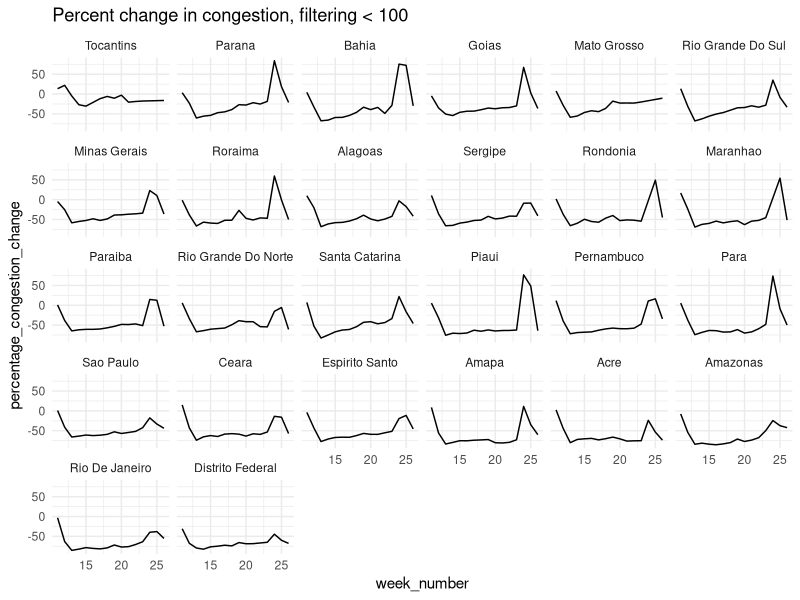
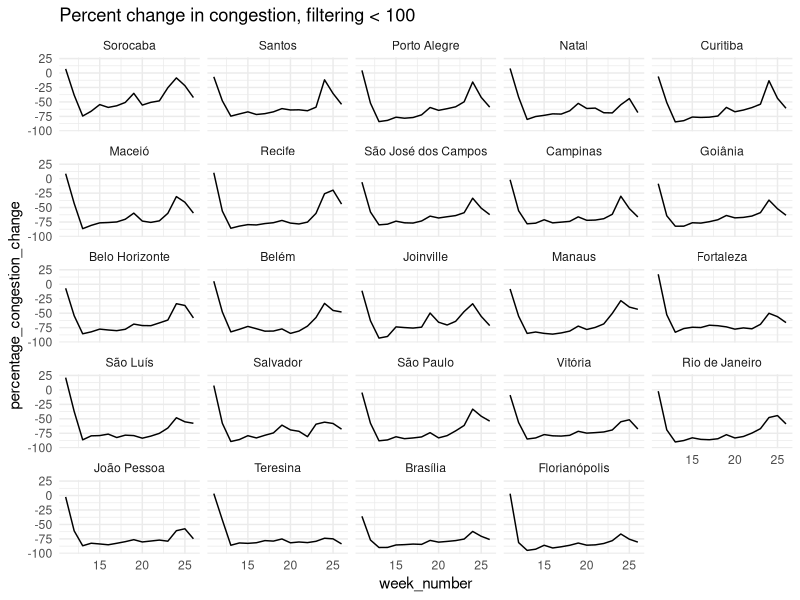
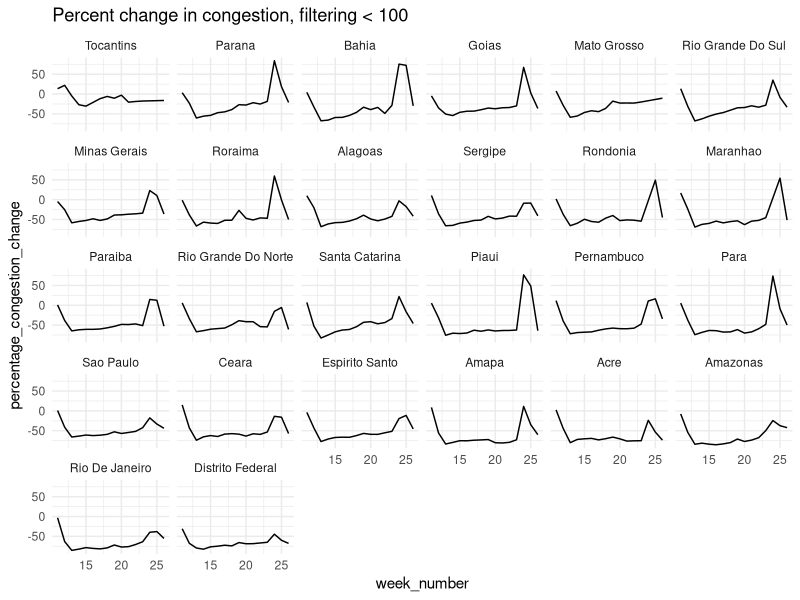
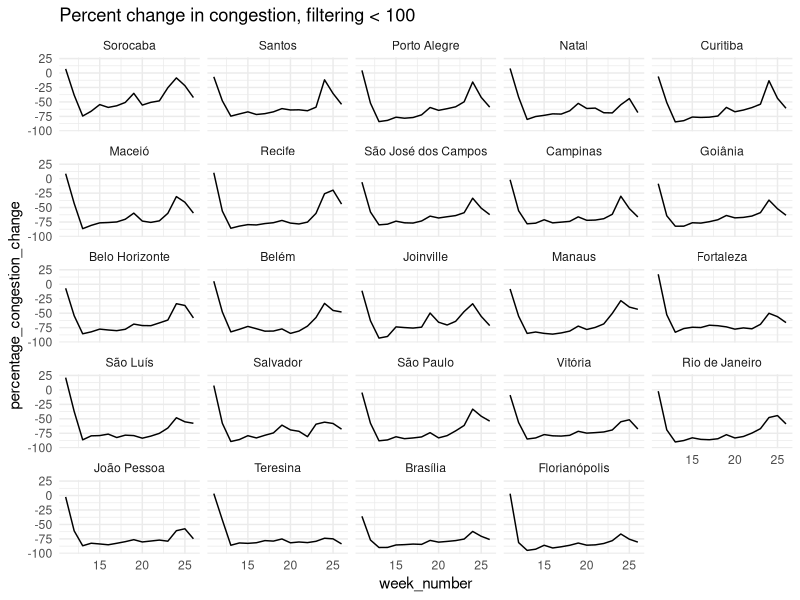

R code for these plots, in order:
## ---- chunk 1
library(tidyverse)
## ---- chunk 2
congestion = read_csv(here::here("data/ready/congestion.csv"))
## ---- chunk 3
congestion %>% 
  skimr::skim()  
## ---- chunk 4
congestion %>% 
  filter(region_type == "state", percentage_congestion_change <= 100) %>% 
  ggplot(aes(x = week_number, y = percentage_congestion_change)) + 
  facet_wrap(~ reorder(region_name, -percentage_congestion_change)) + 
  geom_line() + 
  theme_minimal() + 
  labs(title = "Percent change in congestion, filtering < 100")

ggsave(here::here("reports", "congestion-states.png"), width = 8, height = 6)
## ---- chunk 5
congestion %>% 
  filter(region_type == "city", percentage_congestion_change <= 100) %>% 
  ggplot(aes(x = week_number, y = percentage_congestion_change)) + 
  facet_wrap(~ reorder(region_name, -percentage_congestion_change)) + 
  geom_line() + 
  theme_minimal() + 
  labs(title = "Percent change in congestion, filtering < 100")

ggsave(here::here("reports", "congestion-cities.png"), width = 6, height = 6)
